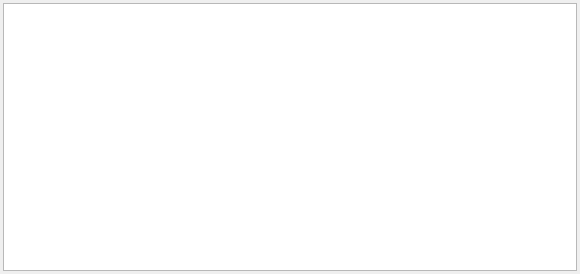
<?xml version="1.0" encoding="UTF-8"?>
<ui version="4.0">
 <class>AngKDebugSetting</class>
 <widget class="QWidget" name="AngKDebugSetting">
  <property name="geometry">
   <rect>
    <x>0</x>
    <y>0</y>
    <width>580</width>
    <height>274</height>
   </rect>
  </property>
  <property name="windowTitle">
   <string>AngKDebugSetting</string>
  </property>
  <layout class="QHBoxLayout" name="horizontalLayout">
   <property name="spacing">
    <number>0</number>
   </property>
   <property name="leftMargin">
    <number>0</number>
   </property>
   <property name="topMargin">
    <number>0</number>
   </property>
   <property name="rightMargin">
    <number>0</number>
   </property>
   <property name="bottomMargin">
    <number>0</number>
   </property>
   <item>
    <widget class="QWidget" name="backgroundWidget" native="true">
     <layout class="QVBoxLayout" name="verticalLayout">
      <property name="spacing">
       <number>0</number>
      </property>
      <property name="leftMargin">
       <number>3</number>
      </property>
      <property name="topMargin">
       <number>3</number>
      </property>
      <property name="rightMargin">
       <number>3</number>
      </property>
      <property name="bottomMargin">
       <number>3</number>
      </property>
      <item>
       <widget class="AngKTableView" name="debugProgramView"/>
      </item>
     </layout>
    </widget>
   </item>
  </layout>
 </widget>
 <layoutdefault spacing="6" margin="11"/>
 <customwidgets>
  <customwidget>
   <class>AngKTableView</class>
   <extends>QTableView</extends>
   <header>angktableview.h</header>
  </customwidget>
 </customwidgets>
 <resources/>
 <connections/>
</ui>
